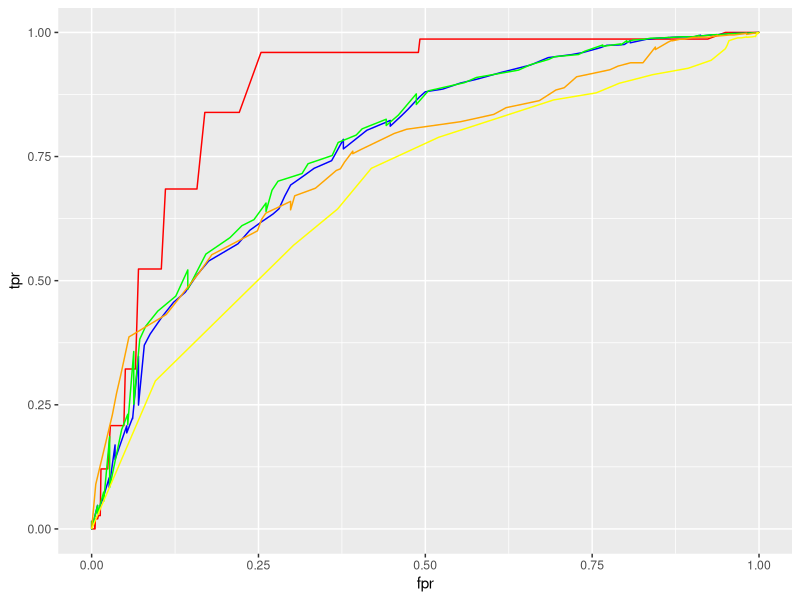
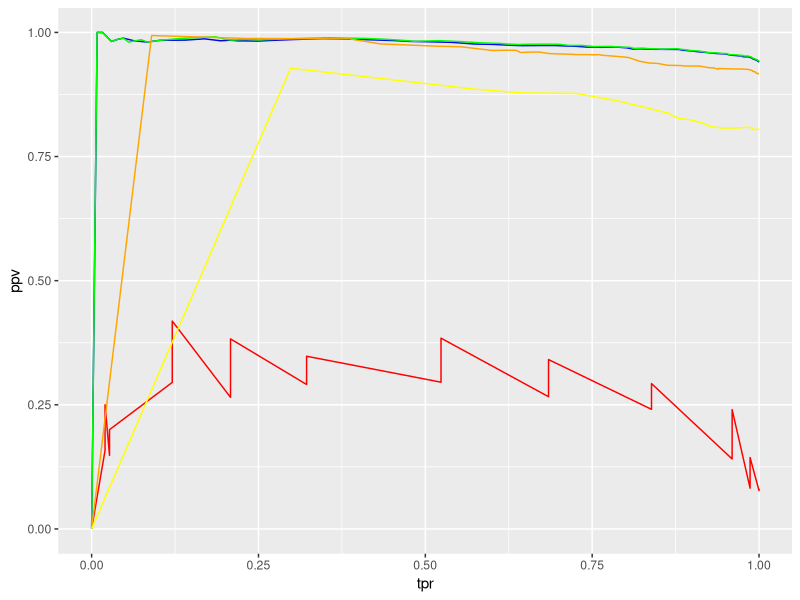

The R source for these figures, in order:
library(ggplot2)

toy_model_data = read.table("roc_data/toy_model_roc.tsv", sep="\t",header=TRUE)
tia1_postint_data = read.table("roc_data/tia1_postint_u1_comp_4tia1_roc.tsv", sep="\t",header=TRUE)
u1_complete_data = read.table("roc_data/u1_complete_roc.tsv", sep="\t",header=TRUE)
u1_2_8_data = read.table("roc_data/u1_2_8_roc.tsv", sep="\t",header=TRUE)
u1_3_7_data = read.table("roc_data/u1_3_7_roc.tsv", sep="\t",header=TRUE)

quartz()

plot = ggplot(toy_model_data, aes(x=fpr, y=tpr))
plot = plot + geom_line(color="red")
plot = plot + geom_line(data=tia1_postint_data, color="blue")
plot = plot + geom_line(data=u1_complete_data, color="green")
plot = plot + geom_line(data=u1_2_8_data, color="orange")
plot = plot + geom_line(data=u1_3_7_data, color="yellow")

print(plot)

quartz()

plot = ggplot(toy_model_data, aes(x=tpr, y=ppv))
plot = plot + geom_line(color="red")
plot = plot + geom_line(data=tia1_postint_data, color="blue")
plot = plot + geom_line(data=u1_complete_data, color="green")
plot = plot + geom_line(data=u1_2_8_data, color="orange")
plot = plot + geom_line(data=u1_3_7_data, color="yellow")

print(plot)
